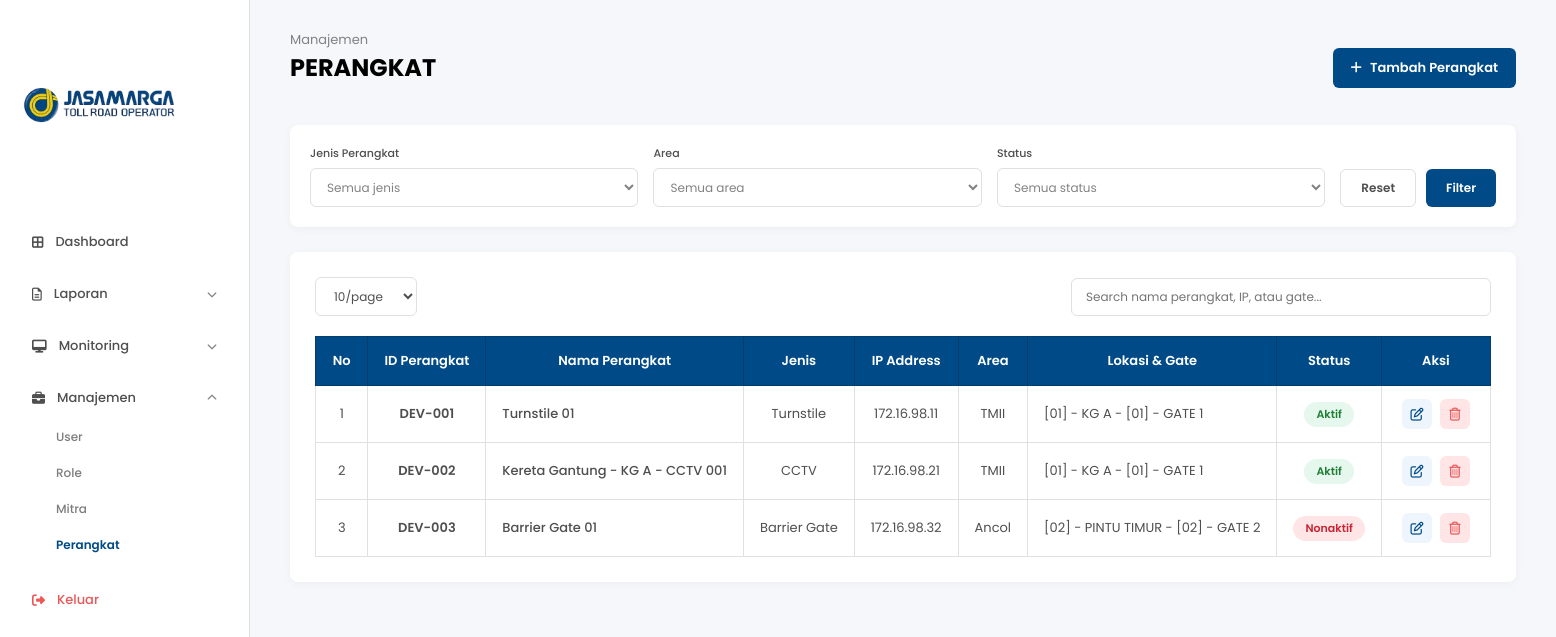
The app's page /daftarPerangkat.php (signed in) with its own data.
### tables this page shows
CREATE TABLE `perangkat` (
  `id_perangkat` varchar(15) NOT NULL,
  `nama_perangkat` varchar(100) NOT NULL,
  `jenis_perangkat` enum('Turnstile','CCTV','Barrier Gate','Card Reader') NOT NULL,
  `ip_address` varchar(45) NOT NULL,
  `id_area` int(11) NOT NULL,
  `status_perangkat` enum('Aktif','Nonaktif') DEFAULT 'Aktif',
  `last_ping` datetime DEFAULT current_timestamp()
);

CREATE TABLE `area_lokasi` (
  `id_area` int(11) NOT NULL,
  `nama_area` varchar(50) NOT NULL,
  `nama_lokasi` varchar(100) NOT NULL,
  `nama_gate` varchar(50) NOT NULL,
  `kode_mitra` varchar(15) NOT NULL
);

### daftarPerangkat.php (the view, shortened to what this page needs)
<?php
require 'koneksi.php';
$query = "SELECT p.*, a.nama_area, a.nama_lokasi, a.nama_gate
          FROM perangkat p
          LEFT JOIN area_lokasi a ON p.id_area = a.id_area
          ORDER BY p.id_perangkat ASC";
$res = mysqli_query($conn, $query);$perangkat_list = [];
while ($row = mysqli_fetch_assoc($res)) {
    $perangkat_list[] =$row;
}
?>
<!DOCTYPE html>
<html lang="id">
<head>
    <link rel="stylesheet" href="style.css?v=<?php echo time(); ?>">
    <link rel="stylesheet" href="https://cdnjs.cloudflare.com/ajax/libs/font-awesome/6.4.0/css/all.min.css">
</head>
<body>
    <div class="dashboard-wrapper">
        <aside class="sidebar">
            <div class="sidebar-logo"><img src="jasamarga-logo.png" alt="Logo Jasamarga" class="logo-img"></div>
            <nav class="sidebar-menu">
                <a href="dashboard.php" class="menu-item"><i class="fa-solid fa-border-all icon"></i> Dashboard</a>
                <div class="menu-group">
                    <div class="menu-header" onclick="toggleDropdown(this)"><i class="fa-regular fa-file-lines icon"></i> Laporan <i class="fa-solid fa-chevron-down arrow"></i></div>
                </div>
                <div class="menu-group">
                    <div class="menu-header" onclick="toggleDropdown(this)"><i class="fa-solid fa-desktop icon"></i> Monitoring <i class="fa-solid fa-chevron-down arrow"></i></div>
                </div>
                <div class="menu-group active">
                    <div class="menu-header" onclick="toggleDropdown(this)"><i class="fa-solid fa-briefcase icon"></i> Manajemen <i class="fa-solid fa-chevron-down arrow"></i></div>
                    <div class="submenu">
                        <a href="daftarUser.php">User</a>
                        <a href="daftarRole.php">Role</a>
                        <a href="daftarMitra.php">Mitra</a>
                        <a href="daftarPerangkat.php" class="sub-active">Perangkat</a>
                    </div>
                </div>
                <a href="logout.php" class="menu-item logout"><i class="fa-solid fa-right-from-bracket icon"></i> Keluar</a>
            </nav>
        </aside>
        <main class="main-content">
            <div class="header-with-action">
                <header class="top-header" style="margin-bottom: 0;">
                    <p class="welcome-text">Manajemen</p>
                    <h1 class="page-header-title">PERANGKAT</h1>
                </header>
                <a href="tambahPerangkat.php" class="btn-tambah-data"><i class="fa-solid fa-plus"></i> Tambah Perangkat</a>
            </div>
            <section class="filter-card">
                <div class="filter-row align-center">
                    <div class="filter-group">
                        <label>Jenis Perangkat</label>
                        <select id="filterJenis">
                            <option value="">Semua jenis</option>
                        </select>
                    </div>
                    <div class="filter-group">
                        <label>Area</label>
                        <select id="filterArea">
                            <option value="">Semua area</option>
                        </select>
                    </div>
                    <div class="filter-group">
                        <label>Status</label>
                        <select id="filterStatus">
                            <option value="">Semua status</option>
                        </select>
                    </div>
                    <div class="filter-buttons">
                        <button type="button" class="btn-reset" onclick="resetFilter()">Reset</button>
                        <button type="button" class="btn-filter" onclick="applyFilter()">Filter</button>
                    </div>
                </div>
            </section>
            <section class="table-section-card">
                <div class="table-toolbar">
                    <div class="page-size-box">
                        <select id="rowsPerPage" onchange="changePageSize()">
                            <option value="10" selected>10/page</option>
                        </select>
                    </div>
                    <div class="search-box">
                        <input type="text" id="searchInput" onkeyup="applyFilter()" placeholder="Search nama perangkat, IP, atau gate...">
                    </div>
                </div>
                <div class="table-responsive">
                    <table class="custom-table" id="perangkatTable">
                        <thead>
                            <tr>
                                <th style="width: 5%;">No</th>
                                <th>ID Perangkat</th>
                                <th>Nama Perangkat</th>
                                <th>Jenis</th>
                                <th>IP Address</th>
                                <th>Area</th>
                                <th>Lokasi & Gate</th>
                                <th>Status</th>
                                <th style="width: 12%;">Aksi</th>
                            </tr>
                        </thead>
                        <tbody id="tableBody">
                            <?php if (count($perangkat_list) === 0): ?>
                                <tr><td colspan="9" style="text-align:center; padding:20px; color:#828282;">Belum ada data perangkat di database.</td></tr>
                            <?php else: ?>
                                <?php foreach ($perangkat_list as $index =>$dev): ?>
                                <tr data-jenis="<?= htmlspecialchars($dev['jenis_perangkat']); ?>"
                                    data-area="<?= htmlspecialchars($dev['nama_area'] ?? ''); ?>"
                                    data-status="<?= htmlspecialchars($dev['status_perangkat']); ?>">
                                    <td><?= $index + 1; ?></td>
                                    <td style="font-weight: 600;"><?= htmlspecialchars($dev['id_perangkat']); ?></td>
                                    <td style="text-align: left; font-weight: 500;"><?= htmlspecialchars($dev['nama_perangkat']); ?></td>
                                    <td><?= htmlspecialchars($dev['jenis_perangkat']); ?></td>
                                    <td><code><?= htmlspecialchars($dev['ip_address']); ?></code></td>
                                    <td><?= htmlspecialchars($dev['nama_area'] ?? '-'); ?></td>
                                    <td style="text-align: left;"><?= htmlspecialchars(($dev['nama_lokasi'] ?? '-') . ' - ' . ($dev['nama_gate'] ?? '-')); ?></td>
                                    <td>
                                        <span class="badge-status <?= $dev['status_perangkat'] === 'Aktif' ? 'badge-aktif' : 'badge-nonaktif'; ?>">
                                            <?= htmlspecialchars($dev['status_perangkat']); ?>
                                        </span>
                                    </td>
                                    <td>
                                        <div class="action-btn-group">
                                            <a href="editPerangkat.php?id=<?= urlencode($dev['id_perangkat']); ?>" class="btn-icon-action btn-edit" title="Edit Perangkat">
                                                <i class="fa-regular fa-pen-to-square"></i>
                                            </a>
                                            <a href="daftarPerangkat.php?hapus=<?= urlencode($dev['id_perangkat']); ?>" class="btn-icon-action btn-delete" title="Hapus Perangkat" onclick="return confirm('Hapus perangkat <?= htmlspecialchars($dev['nama_perangkat']); ?>?')">
                                                <i class="fa-regular fa-trash-can"></i>
                                            </a>
                                        </div>
                                    </td>
                                </tr>
                                <?php endforeach; ?>
                            <?php endif; ?>
                        </tbody>
                    </table>
                </div>
            </section>
        </main>
    </div>
</body>
</html>

### style.css (style rules this page uses)
* { box-sizing: border-box; margin: 0; padding: 0; font-family: 'Poppins', sans-serif; }
body { background-color: #f5f7fa; color: #333333; }
.dashboard-wrapper { display: flex; width: 100%; min-height: 100vh; }
.sidebar { width: 250px; height: 100vh; position: fixed; top: 0; left: 0; background-color: #ffffff; border-right: 1px solid #e0e0e0; padding: 25px 20px; display: flex; flex-direction: column; z-index: 100; }
.sidebar-logo { margin-bottom: 30px; }
.logo-img { width: 160px; height: auto; }
.sidebar-menu { display: flex; flex-direction: column; gap: 12px; }
.sidebar-menu a, .menu-header { text-decoration: none; color: #4f4f4f; font-size: 13px; font-weight: 500; padding: 10px 12px; border-radius: 6px; cursor: pointer; display: flex; align-items: center; gap: 12px; transition: background-color 0.2s; }
.menu-header .arrow { margin-left: auto; font-size: 10px; color: #828282; transition: transform 0.3s ease; }
.menu-group.active .menu-header .arrow { transform: rotate(180deg); }
.submenu { max-height: 0; overflow: hidden; padding-left: 36px; display: flex; flex-direction: column; gap: 6px; transition: max-height 0.3s ease-out, opacity 0.3s ease-out; opacity: 0; }
.menu-group.active .submenu { max-height: 200px; opacity: 1; margin-top: 4px; margin-bottom: 8px; }
.submenu a { font-size: 12px; padding: 6px 0; color: #7d7d7d; text-decoration: none; }
.submenu a.sub-active, .submenu a:hover { color: #004b87; font-weight: 600; }
.menu-item.logout { margin-top: auto; color: #eb5757; }
.main-content { margin-left: 250px; flex: 1; padding: 30px 40px; min-height: 100vh; background-color: #f5f7fa; }
.welcome-text { font-size: 13px; color: #828282; }
.page-header-title { font-size: 24px; font-weight: 700; color: #000000; margin-bottom: 20px; }
.filter-card { background: #ffffff; padding: 20px; border-radius: 8px; box-shadow: 0 2px 8px rgba(0,0,0,0.04); margin-bottom: 25px; }
.filter-row { display: flex; gap: 15px; margin-bottom: 15px; align-items: flex-end; }
.filter-row:last-child { margin-bottom: 0; }
.filter-group { flex: 1; display: flex; flex-direction: column; gap: 6px; }
.filter-group label { font-size: 11px; color: #4f4f4f; font-weight: 500; }
.filter-group select { padding: 9px 12px; border: 1px solid #e0e0e0; border-radius: 6px; font-size: 12px; color: #828282; outline: none; background: #ffffff; }
.filter-buttons { display: flex; gap: 10px; }
.btn-reset, .btn-filter { padding: 9px 20px; border-radius: 6px; font-size: 12px; font-weight: 600; cursor: pointer; }
.btn-reset { background: #ffffff; border: 1px solid #e0e0e0; color: #4f4f4f; }
.btn-filter { background: #004b87; border: none; color: #ffffff; }
.table-section-card { background: #ffffff; padding: 25px; border-radius: 8px; box-shadow: 0 2px 8px rgba(0,0,0,0.04); margin-bottom: 30px; }
.table-toolbar { display: flex; align-items: center; justify-content: space-between; gap: 15px; margin-bottom: 20px; }
.page-size-box select { padding: 9px 14px; border: 1px solid #e0e0e0; border-radius: 6px; font-size: 12px; color: #4f4f4f; background-color: #ffffff; outline: none; cursor: pointer; }
.search-box { flex: 1; max-width: 420px; margin-left: auto; }
.search-box input { width: 100%; padding: 9px 14px; border: 1px solid #e0e0e0; border-radius: 6px; font-size: 12px; color: #333333; outline: none; transition: border-color 0.2s; }
.table-responsive { width: 100%; overflow-x: auto; }
.filter-row.align-center { align-items: flex-end; }
.custom-table { width: 100%; border-collapse: collapse; border: 1px solid #e0e0e0; }
.custom-table thead th { background-color: #004b87; color: #ffffff; font-size: 13px; font-weight: 600; padding: 14px 16px; text-align: center; border: 1px solid #003e70; white-space: nowrap; }
.custom-table tbody td { padding: 13px 16px; font-size: 13px; color: #4f4f4f; text-align: center; border: 1px solid #e0e0e0; white-space: nowrap; }

### records on screen
perangkat: id_perangkat "DEV-001", nama_perangkat "Turnstile 01", jenis_perangkat "Turnstile", ip_address "172.16.98.11", id_area.nama_area "TMII", id_area.nama_gate "[01] - KG A - [01] - GATE 1", status_perangkat "Aktif"
perangkat: id_perangkat "DEV-002", nama_perangkat "Kereta Gantung - KG A - CCTV 001", jenis_perangkat "CCTV", ip_address "172.16.98.21", id_area.nama_area "TMII", id_area.nama_gate "[01] - KG A - [01] - GATE 1", status_perangkat "Aktif"
perangkat: id_perangkat "DEV-003", nama_perangkat "Barrier Gate 01", jenis_perangkat "Barrier Gate", ip_address "172.16.98.32", id_area.nama_area "Ancol", id_area.nama_gate "[02] - PINTU TIMUR - [02] - GATE 2", status_perangkat "Nonaktif"
